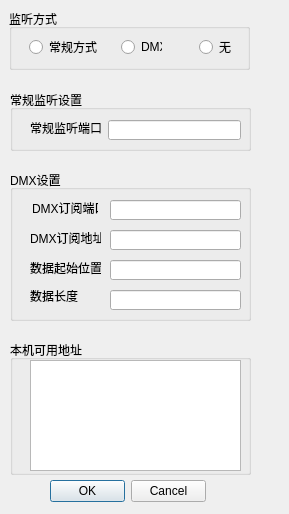
<?xml version="1.0" encoding="UTF-8"?>
<ui version="4.0">
 <class>RemoteDlg</class>
 <widget class="QDialog" name="RemoteDlg">
  <property name="geometry">
   <rect>
    <x>0</x>
    <y>0</y>
    <width>289</width>
    <height>514</height>
   </rect>
  </property>
  <property name="windowTitle">
   <string>远程控制设置</string>
  </property>
  <widget class="QDialogButtonBox" name="buttonBox">
   <property name="geometry">
    <rect>
     <x>50</x>
     <y>480</y>
     <width>156</width>
     <height>23</height>
    </rect>
   </property>
   <property name="sizePolicy">
    <sizepolicy hsizetype="Preferred" vsizetype="Fixed">
     <horstretch>0</horstretch>
     <verstretch>0</verstretch>
    </sizepolicy>
   </property>
   <property name="orientation">
    <enum>Qt::Horizontal</enum>
   </property>
   <property name="standardButtons">
    <set>QDialogButtonBox::Cancel|QDialogButtonBox::Ok</set>
   </property>
  </widget>
  <widget class="QGroupBox" name="groupBox">
   <property name="geometry">
    <rect>
     <x>10</x>
     <y>90</y>
     <width>241</width>
     <height>61</height>
    </rect>
   </property>
   <property name="sizePolicy">
    <sizepolicy hsizetype="Preferred" vsizetype="Preferred">
     <horstretch>0</horstretch>
     <verstretch>0</verstretch>
    </sizepolicy>
   </property>
   <property name="title">
    <string>常规监听设置</string>
   </property>
   <widget class="QLabel" name="label">
    <property name="geometry">
     <rect>
      <x>20</x>
      <y>30</y>
      <width>72</width>
      <height>16</height>
     </rect>
    </property>
    <property name="text">
     <string>常规监听端口</string>
    </property>
   </widget>
   <widget class="QLineEdit" name="CommonPort">
    <property name="geometry">
     <rect>
      <x>98</x>
      <y>30</y>
      <width>133</width>
      <height>20</height>
     </rect>
    </property>
   </widget>
  </widget>
  <widget class="QGroupBox" name="groupBox_2">
   <property name="geometry">
    <rect>
     <x>10</x>
     <y>170</y>
     <width>241</width>
     <height>151</height>
    </rect>
   </property>
   <property name="title">
    <string>DMX设置</string>
   </property>
   <widget class="QLineEdit" name="DMXport">
    <property name="geometry">
     <rect>
      <x>100</x>
      <y>30</y>
      <width>131</width>
      <height>20</height>
     </rect>
    </property>
   </widget>
   <widget class="QLabel" name="label_2">
    <property name="geometry">
     <rect>
      <x>22</x>
      <y>30</y>
      <width>66</width>
      <height>16</height>
     </rect>
    </property>
    <property name="text">
     <string>DMX订阅端口</string>
    </property>
   </widget>
   <widget class="QLabel" name="label_5">
    <property name="geometry">
     <rect>
      <x>20</x>
      <y>60</y>
      <width>71</width>
      <height>16</height>
     </rect>
    </property>
    <property name="text">
     <string>DMX订阅地址</string>
    </property>
   </widget>
   <widget class="QLineEdit" name="DMXaddr">
    <property name="geometry">
     <rect>
      <x>100</x>
      <y>60</y>
      <width>131</width>
      <height>20</height>
     </rect>
    </property>
   </widget>
   <widget class="QLabel" name="label_6">
    <property name="geometry">
     <rect>
      <x>20</x>
      <y>90</y>
      <width>71</width>
      <height>16</height>
     </rect>
    </property>
    <property name="text">
     <string>数据起始位置</string>
    </property>
   </widget>
   <widget class="QLabel" name="label_7">
    <property name="geometry">
     <rect>
      <x>20</x>
      <y>120</y>
      <width>54</width>
      <height>12</height>
     </rect>
    </property>
    <property name="text">
     <string>数据长度</string>
    </property>
   </widget>
   <widget class="QLineEdit" name="DataIndex">
    <property name="geometry">
     <rect>
      <x>100</x>
      <y>90</y>
      <width>131</width>
      <height>20</height>
     </rect>
    </property>
   </widget>
   <widget class="QLineEdit" name="DataLength">
    <property name="geometry">
     <rect>
      <x>100</x>
      <y>120</y>
      <width>131</width>
      <height>20</height>
     </rect>
    </property>
    <property name="readOnly">
     <bool>false</bool>
    </property>
   </widget>
  </widget>
  <widget class="QGroupBox" name="groupBox_4">
   <property name="geometry">
    <rect>
     <x>10</x>
     <y>340</y>
     <width>241</width>
     <height>135</height>
    </rect>
   </property>
   <property name="title">
    <string>本机可用地址</string>
   </property>
   <widget class="QListWidget" name="listWidget">
    <property name="geometry">
     <rect>
      <x>20</x>
      <y>20</y>
      <width>211</width>
      <height>111</height>
     </rect>
    </property>
   </widget>
  </widget>
  <widget class="QGroupBox" name="groupBox_3">
   <property name="geometry">
    <rect>
     <x>9</x>
     <y>9</y>
     <width>241</width>
     <height>61</height>
    </rect>
   </property>
   <property name="sizePolicy">
    <sizepolicy hsizetype="Preferred" vsizetype="Preferred">
     <horstretch>0</horstretch>
     <verstretch>0</verstretch>
    </sizepolicy>
   </property>
   <property name="title">
    <string>监听方式</string>
   </property>
   <widget class="QRadioButton" name="radioButton_2">
    <property name="geometry">
     <rect>
      <x>112</x>
      <y>30</y>
      <width>41</width>
      <height>16</height>
     </rect>
    </property>
    <property name="text">
     <string>DMX</string>
    </property>
   </widget>
   <widget class="QRadioButton" name="radioButton">
    <property name="geometry">
     <rect>
      <x>20</x>
      <y>30</y>
      <width>71</width>
      <height>16</height>
     </rect>
    </property>
    <property name="text">
     <string>常规方式</string>
    </property>
   </widget>
   <widget class="QRadioButton" name="radioButton_3">
    <property name="geometry">
     <rect>
      <x>190</x>
      <y>30</y>
      <width>41</width>
      <height>16</height>
     </rect>
    </property>
    <property name="text">
     <string>无</string>
    </property>
   </widget>
  </widget>
 </widget>
 <resources/>
 <connections>
  <connection>
   <sender>buttonBox</sender>
   <signal>accepted()</signal>
   <receiver>RemoteDlg</receiver>
   <slot>accept()</slot>
   <hints>
    <hint type="sourcelabel">
     <x>248</x>
     <y>254</y>
    </hint>
    <hint type="destinationlabel">
     <x>157</x>
     <y>274</y>
    </hint>
   </hints>
  </connection>
  <connection>
   <sender>buttonBox</sender>
   <signal>rejected()</signal>
   <receiver>RemoteDlg</receiver>
   <slot>reject()</slot>
   <hints>
    <hint type="sourcelabel">
     <x>316</x>
     <y>260</y>
    </hint>
    <hint type="destinationlabel">
     <x>286</x>
     <y>274</y>
    </hint>
   </hints>
  </connection>
 </connections>
</ui>
